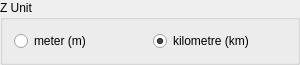
<?xml version="1.0" encoding="UTF-8"?>
<ui version="4.0">
    <class>GroupBox_z_unit</class>
    <widget class="QGroupBox" name="GroupBox_z_unit">
        <property name="geometry">
            <rect>
                <x>0</x>
                <y>0</y>
                <width>300</width>
                <height>50</height>
            </rect>
        </property>
        <property name="sizePolicy">
            <sizepolicy hsizetype="Preferred" vsizetype="Fixed">
                <horstretch>0</horstretch>
                <verstretch>0</verstretch>
            </sizepolicy>
        </property>
        <property name="windowTitle">
            <string>GroupBox</string>
        </property>
        <property name="title">
            <string>Z Unit</string>
        </property>
        <layout class="QHBoxLayout" name="horizontalLayout">
            <item>
                <widget class="QRadioButton" name="radioButton_m">
                    <property name="text">
                        <string>meter (m)</string>
                    </property>
                </widget>
            </item>
            <item>
                <widget class="QRadioButton" name="radioButton_km">
                    <property name="text">
                        <string>kilometre (km)</string>
                    </property>
                    <property name="checked">
                        <bool>true</bool>
                    </property>
                </widget>
            </item>
        </layout>
    </widget>
    <resources/>
    <connections/>
</ui>
